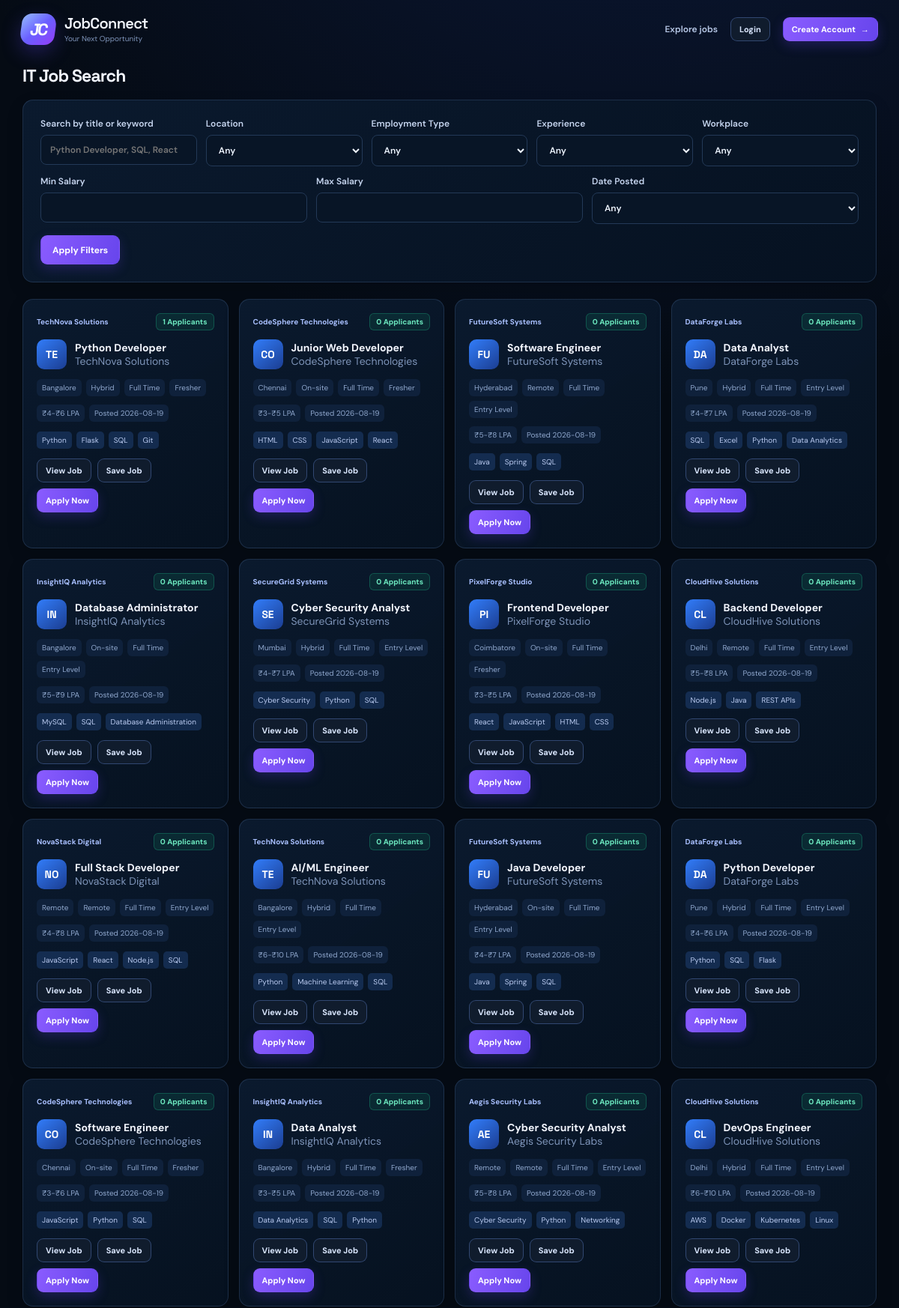
Page /jobs (upper part) on the committed database.
### tables this page shows
CREATE TABLE jobs (
            id INTEGER PRIMARY KEY AUTOINCREMENT,
            company_id INTEGER,
            recruiter_id INTEGER,
            title TEXT NOT NULL,
            description TEXT,
            responsibilities TEXT,
            required_skills TEXT,
            preferred_skills TEXT,
            location TEXT,
            salary_min INTEGER,
            salary_max INTEGER,
            employment_type TEXT,
            workplace_type TEXT,
            experience_level TEXT,
            education TEXT,
            deadline TEXT,
            status TEXT DEFAULT 'active',
            created_at TEXT NOT NULL DEFAULT CURRENT_TIMESTAMP,
            FOREIGN KEY(company_id) REFERENCES companies(id),
            FOREIGN KEY(recruiter_id) REFERENCES users(id)
        );

CREATE TABLE companies (
            id INTEGER PRIMARY KEY AUTOINCREMENT,
            recruiter_id INTEGER,
            company_name TEXT NOT NULL,
            logo TEXT,
            description TEXT,
            industry TEXT,
            location TEXT,
            website TEXT,
            employee_count INTEGER,
            created_at TEXT NOT NULL DEFAULT CURRENT_TIMESTAMP,
            FOREIGN KEY(recruiter_id) REFERENCES users(id)
        );

### backend/app.py (the view)
@app.route("/jobs")
def jobs():
    filters = {
        "location": request.args.get("location"),
        "employment_type": request.args.get("employment_type"),
        "experience_level": request.args.get("experience_level"),
        "workplace_type": request.args.get("workplace_type"),
        "min_salary": request.args.get("min_salary"),
        "max_salary": request.args.get("max_salary"),
        "date_range": request.args.get("date_range"),
        "skills": request.args.get("skills"),
    }
    q = request.args.get("q")
    jobs_list = query_jobs(filters, q)
    user = get_current_user()
    for job in jobs_list:
        job["is_saved"] = is_saved_by_user(user["id"] if user else None, job["id"])
    return render_template("jobs.html", jobs=jobs_list, q=q, filters=filters, user=user)

### backend/app.py (called while the page is built, shortened)
def get_current_user():
    user_id = session.get("user_id")
    if not user_id:
        return None
    conn = get_db_connection()
    user = conn.execute("SELECT * FROM users WHERE id = ?", (user_id,)).fetchone()
    conn.close()
    return dict(user) if user else None

def is_saved_by_user(user_id, job_id):
    if not user_id:
        return False

def ensure_demo_data():
    conn = get_db_connection()
    user_count = conn.execute("SELECT COUNT(*) FROM users").fetchone()[0]
    if user_count > 0:
        conn.close()
        return

@app.before_request
def setup_demo_data():
    init_db()
    ensure_demo_data()

@app.context_processor
def inject_user():
    return {"current_user": get_current_user()}

### backend/database.py (called while the page is built)
def get_db_connection():
    conn = sqlite3.connect(DB_PATH)
    conn.row_factory = sqlite3.Row
    return conn

### frontend/templates/jobs.html (shortened to what this page needs)
{% extends 'base.html' %}
{% block content %}
<div class="container">
  <div class="section-heading">
    <h2>IT Job Search</h2>
  </div>
  <div class="form-panel">
    <form method="GET" action="{{ url_for('jobs') }}">
      <div class="filters">
        <div class="field">
          <label>Search by title or keyword
            <input type="text" name="q" value="{{ q or '' }}" placeholder="Python Developer, SQL, React" />
          </label>
        </div>
        <div class="field">
          <label>Location
            <select name="location">
              <option value="">Any</option>
            </select>
          </label>
        </div>
        <div class="field">
          <label>Employment Type
            <select name="employment_type">
              <option value="">Any</option>
            </select>
          </label>
        </div>
        <div class="field">
          <label>Experience
            <select name="experience_level">
              <option value="">Any</option>
            </select>
          </label>
        </div>
        <div class="field">
          <label>Workplace
            <select name="workplace_type">
              <option value="">Any</option>
            </select>
          </label>
        </div>
        <div class="field">
          <label>Min Salary
            <input type="number" name="min_salary" value="{{ filters.min_salary or '' }}" />
          </label>
        </div>
        <div class="field">
          <label>Max Salary
            <input type="number" name="max_salary" value="{{ filters.max_salary or '' }}" />
          </label>
        </div>
        <div class="field">
          <label>Date Posted
            <select name="date_range">
              <option value="">Any</option>
            </select>
          </label>
        </div>
      </div>
      <button type="submit" class="btn btn-primary">Apply Filters</button>
    </form>
  </div>
  <div class="cards-grid" style="margin-top: 22px;">
    {% for job in jobs %}
    <div class="job-card">
      <div class="topline">
        <div class="tag">{{ job.company_name }}</div>
        <span class="badge success">{{ job.applicant_count or 0 }} applicants</span>
      </div>
      <div class="company-row" style="margin-top: 12px;">
        <div class="company-badge">{{ job.company_name[:2]|upper }}</div>
        <div>
          <div><strong>{{ job.title }}</strong></div>
          <div style="color: var(--muted);">{{ job.company_name }}</div>
        </div>
      </div>
      <div class="job-meta">
        <span class="meta-pill">{{ job.location }}</span>
        <span class="meta-pill">{{ job.workplace_type }}</span>
        <span class="meta-pill">{{ job.employment_type }}</span>
        <span class="meta-pill">{{ job.experience_level }}</span>
      </div>
      <div class="job-meta">
        <span class="meta-pill">₹{{ job.salary_min }}-₹{{ job.salary_max }} LPA</span>
        <span class="meta-pill">Posted {{ job.created_at[:10] }}</span>
      </div>
      <div class="skills-inline">
        {% for skill in (job.required_skills or '').split(',')[:4] %}
          <span class="skill-tag">{{ skill.strip() }}</span>
        {% endfor %}
      </div>
      <div class="card-actions">
        <a href="{{ url_for('job_detail', job_id=job.id) }}" class="btn btn-secondary btn-sm">View Job</a>
        <form method="POST" action="{{ url_for('save_job', job_id=job.id) }}" style="display: inline;">
          <button type="submit" class="btn btn-secondary btn-sm">{% if job.is_saved %}Saved{% else %}Save Job{% endif %}</button>
        </form>
        <a href="{{ url_for('apply_job', job_id=job.id) }}" class="btn btn-primary btn-sm">Apply Now</a>
      </div>
    </div>
    {% else %}
    <div class="info-card">No jobs match the applied filters. Try another search.</div>
    {% endfor %}
  </div>
</div>
{% endblock %}

### frontend/static/css/style.css (style rules this page uses)
:root { --bg: #050b14; --panel: #091424; --panel-2: #0d1b2e; --panel-3: #111f36; --line: rgba(112, 151, 211, .2); --line-strong: rgba(103, 143, 224, .38); --text: #f5f8ff; --soft: #c3d1ed; --muted: #7e94b9; --primary: #7c4dff; --primary-light: #a28bff; --cyan: #37b7ff; --green: #23d29a; --danger: #ff6b86; --warning: #ffbd4a; --shadow: 0 16px 45px rgba(0, 0, 0, .28); }
* { box-sizing: border-box; }
html { scroll-behavior: smooth; }
body { margin: 0; color: var(--text); font-family: "DM Sans", sans-serif; font-size: 14px; background: var(--bg); }
body::before { content: ""; position: fixed; z-index: -2; inset: 0; background: radial-gradient(circle at 73% -15%, rgba(48, 98, 255, .17), transparent 27%), radial-gradient(circle at 2% 100%, rgba(87, 37, 194, .13), transparent 30%), #050b14; }
a { color: inherit; text-decoration: none; }
button, input, select, textarea { font: inherit; }
button { cursor: pointer; }
.container { max-width: 1250px; margin: 0 auto; }
h1, h2, h3, h4 { margin: 0; font-family: "Space Grotesk", sans-serif; letter-spacing: -.04em; }
h2 { font-size: 23px; }
.section-heading { display: flex; align-items: center; justify-content: space-between; gap: 18px; margin: 4px 0 17px; }
.section-heading h2 { color: #f3f6ff; }
.btn { min-height: 39px; padding: 9px 15px; display: inline-flex; align-items: center; justify-content: center; gap: 7px; border: 1px solid transparent; border-radius: 9px; color: #fff; font-size: 12px; font-weight: 700; transition: transform .2s ease, box-shadow .2s ease, background .2s ease; }
.btn-primary { background: linear-gradient(110deg, #8a5cff, #6745ec); box-shadow: 0 6px 15px rgba(87, 60, 216, .27); }
.btn-secondary, .btn-ghost { border-color: var(--line-strong); background: #101c2d; color: #d9e6fd; }
.btn-sm { min-height: 32px; padding: 6px 11px; font-size: 11px; }
.card-actions { display: flex; flex-wrap: wrap; gap: 8px; }
.dashboard-panel, .form-panel, .info-card, .stat-card, .job-card, .application-card, .interview-card, .chart-card, .table-wrap { position: relative; border: 1px solid var(--line); border-radius: 14px; background: linear-gradient(145deg, rgba(11, 27, 47, .95), rgba(6, 18, 33, .96)); box-shadow: 0 8px 22px rgba(0, 0, 0, .13); }
.dashboard-panel, .form-panel { padding: 23px; }
.info-card, .stat-card, .job-card, .application-card, .interview-card, .chart-card { padding: 18px; }
.info-card, .job-card, .stat-card, .application-card, .interview-card { transition: transform .2s ease, border-color .2s ease, box-shadow .2s ease; }
.cards-grid, .stats-grid, .mini-grid { display: grid; gap: 14px; }
.cards-grid { grid-template-columns: repeat(auto-fit, minmax(230px, 1fr)); }
label { display: block; color: #c6d5ef; font-size: 12px; font-weight: 600; }
input, select, textarea { width: 100%; margin-top: 7px; padding: 11px 12px; border: 1px solid #233957; border-radius: 8px; outline: none; color: #eef5ff; background: #081526; transition: .2s ease; }
select { color-scheme: dark; }
.filters { display: flex; flex-wrap: wrap; gap: 12px; }
.filters .field { min-width: 180px; flex: 1; }
.filters + .btn { margin-top: 15px; }
.tag { display: inline-flex; align-items: center; color: #a8bffe; font-size: 10px; font-weight: 700; }
.badge { display: inline-flex; padding: 4px 8px; border: 1px solid rgba(92, 141, 255, .23); border-radius: 6px; color: #b5cdfd; background: rgba(45, 93, 179, .18); font-size: 10px; font-weight: 700; text-transform: capitalize; }
.badge.success { border-color: rgba(35, 210, 154, .26); color: #6ce8bf; background: rgba(21, 160, 117, .14); }
.topline { display: flex; justify-content: space-between; align-items: center; gap: 8px; }
.company-row { display: flex; align-items: center; gap: 11px; margin: 13px 0; }
.company-badge { width: 40px; height: 40px; flex: 0 0 40px; display: grid; place-items: center; border-radius: 10px; color: #fff; background: linear-gradient(140deg, #327dfa, #1b3d91); font: 700 14px "Space Grotesk", sans-serif; }
.job-card strong { color: #f2f5fe; font-size: 14px; }
.job-meta { display: flex; flex-wrap: wrap; gap: 6px; margin: 11px 0; }
.meta-pill { padding: 5px 7px; border-radius: 6px; color: #90a8ce; background: #0f213b; font-size: 10px; }
.skills-inline { display: flex; flex-wrap: wrap; gap: 6px; margin: 13px 0; }
.skill-tag { padding: 5px 7px; border-radius: 5px; color: #b9caf0; background: rgba(36, 73, 133, .44); font-size: 10px; }
.guest-shell .container { max-width: 1160px; }

### rows in the picture
jobs: company_name "TechNova Solutions", applicant_count "1", company_name "TE", title "Python Developer", location "Bangalore", workplace_type "Hybrid", employment_type "Full Time", experience_level "Fresher", salary_min "4", salary_max "6", created_at "2026-08-19", strip "Python" "Flask" "SQL" "Git"
jobs: company_name "CodeSphere Technologies", applicant_count "0", company_name "CO", title "Junior Web Developer", location "Chennai", workplace_type "On-site", employment_type "Full Time", experience_level "Fresher", salary_min "3", salary_max "5", created_at "2026-08-19", strip "HTML" "CSS" "JavaScript" "React"
jobs: company_name "FutureSoft Systems", applicant_count "0", company_name "FU", title "Software Engineer", location "Hyderabad", workplace_type "Remote", employment_type "Full Time", experience_level "Entry Level", salary_min "5", salary_max "8", created_at "2026-08-19", strip "Java" "Spring" "SQL"
jobs: company_name "DataForge Labs", applicant_count "0", company_name "DA", title "Data Analyst", location "Pune", workplace_type "Hybrid", employment_type "Full Time", experience_level "Entry Level", salary_min "4", salary_max "7", created_at "2026-08-19", strip "SQL" "Excel" "Python" "Data Analytics"
jobs: company_name "InsightIQ Analytics", applicant_count "0", company_name "IN", title "Database Administrator", location "Bangalore", workplace_type "On-site", employment_type "Full Time", experience_level "Entry Level", salary_min "5", salary_max "9", created_at "2026-08-19", strip "MySQL" "SQL" "Database Administration"
jobs: company_name "SecureGrid Systems", applicant_count "0", company_name "SE", title "Cyber Security Analyst", location "Mumbai", workplace_type "Hybrid", employment_type "Full Time", experience_level "Entry Level", salary_min "4", salary_max "7", created_at "2026-08-19", strip "Cyber Security" "Python" "SQL"
jobs: company_name "PixelForge Studio", applicant_count "0", company_name "PI", title "Frontend Developer", location "Coimbatore", workplace_type "On-site", employment_type "Full Time", experience_level "Fresher", salary_min "3", salary_max "5", created_at "2026-08-19", strip "React" "JavaScript" "HTML" "CSS"
jobs: company_name "CloudHive Solutions", applicant_count "0", company_name "CL", title "Backend Developer", location "Delhi", workplace_type "Remote", employment_type "Full Time", experience_level "Entry Level", salary_min "5", salary_max "8", created_at "2026-08-19", strip "Node.js" "Java" "REST APIs"
jobs: company_name "NovaStack Digital", applicant_count "0", company_name "NO", title "Full Stack Developer", location "Remote", workplace_type "Remote", employment_type "Full Time", experience_level "Entry Level", salary_min "4", salary_max "8", created_at "2026-08-19", strip "JavaScript" "React" "Node.js" "SQL"
jobs: company_name "TechNova Solutions", applicant_count "0", company_name "TE", title "AI/ML Engineer", location "Bangalore", workplace_type "Hybrid", employment_type "Full Time", experience_level "Entry Level", salary_min "6", salary_max "10", created_at "2026-08-19", strip "Python" "Machine Learning" "SQL"
jobs: company_name "FutureSoft Systems", applicant_count "0", company_name "FU", title "Java Developer", location "Hyderabad", workplace_type "On-site", employment_type "Full Time", experience_level "Entry Level", salary_min "4", salary_max "7", created_at "2026-08-19", strip "Java" "Spring" "SQL"
jobs: company_name "DataForge Labs", applicant_count "0", company_name "DA", title "Python Developer", location "Pune", workplace_type "Hybrid", employment_type "Full Time", experience_level "Entry Level", salary_min "4", salary_max "6", created_at "2026-08-19", strip "Python" "SQL" "Flask"
jobs: company_name "CodeSphere Technologies", applicant_count "0", company_name "CO", title "Software Engineer", location "Chennai", workplace_type "On-site", employment_type "Full Time", experience_level "Fresher", salary_min "3", salary_max "6", created_at "2026-08-19", strip "JavaScript" "Python" "SQL"
jobs: company_name "InsightIQ Analytics", applicant_count "0", company_name "IN", title "Data Analyst", location "Bangalore", workplace_type "Hybrid", employment_type "Full Time", experience_level "Fresher", salary_min "3", salary_max "5", created_at "2026-08-19", strip "Data Analytics" "SQL" "Python"
jobs: company_name "Aegis Security Labs", applicant_count "0", company_name "AE", title "Cyber Security Analyst", location "Remote", workplace_type "Remote", employment_type "Full Time", experience_level "Entry Level", salary_min "5", salary_max "8", created_at "2026-08-19", strip "Cyber Security" "Python" "Networking"
jobs: company_name "CloudHive Solutions", applicant_count "0", company_name "CL", title "DevOps Engineer", location "Delhi", workplace_type "Hybrid", employment_type "Full Time", experience_level "Entry Level", salary_min "6", salary_max "10", created_at "2026-08-19", strip "AWS" "Docker" "Kubernetes" "Linux"
